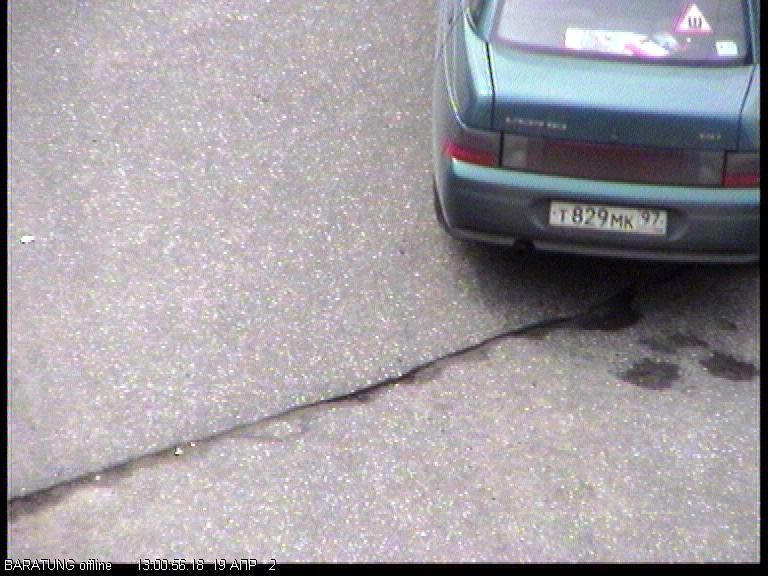
#> input picture PR/Images/1.jpg, 768 x 576 px; its folder holds only this picture in this run
$ python pr2.py
#> lines starting #> are read from the running program, lines starting #| are printed output that depends on the picture; after the words box and inside, x2 and y2 are one past the last pixel; in counts of white or black regions, pixels touching at a corner belong together
from pathlib import Path
import cv2 as cv
import numpy as np
import matplotlib.pyplot as plt

IMAGES_DIR = Path("PR/Images")
TEMPLATES_DIR = Path("PR/gosznak")

def load_image(imagePath: Path):
    """
    Загрузка и подготовка изображения для обработки.

    Аргументы:
    image_path (str): Путь к изображению.

    Возвращает:
    image (numpy.ndarray): Загруженное изображение.

    Исключения:
    ValueError: Если изображение не удалось загрузить.
    """
    image = cv.imread(str(imagePath))
#> image is the input picture: shape (576, 768, 3); mean B, G, R 160.1, 155, 159.4
    if image is None:
        raise ValueError("Could not load image")
    return image

# 1. Собираем список изображений
images = sorted(IMAGES_DIR.glob("*.jpg"))

for image_path in images:
    loaded_image = load_image(image_path)
 # grayscale
    gray = cv.cvtColor(loaded_image, cv.COLOR_BGR2GRAY)
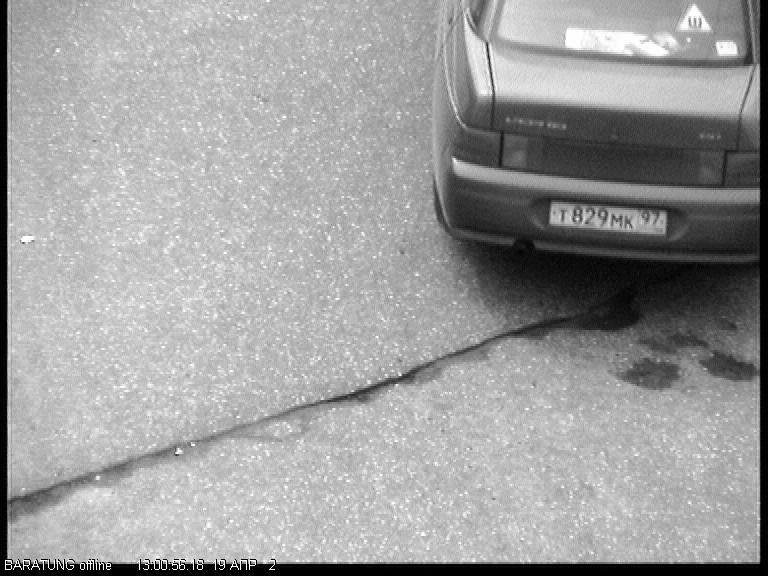
#> gray: shape (576, 768); min 0, max 255, mean 156.9

    # median blur
    median_filtered = cv.medianBlur(gray, 1)

    # binarization
    binarized = cv.adaptiveThreshold(
        median_filtered,
        255,
        cv.ADAPTIVE_THRESH_GAUSSIAN_C,  # или cv.ADAPTIVE_THRESH_MEAN_C
        cv.THRESH_BINARY,
        25,   # размер окна
        10    # константа
    )
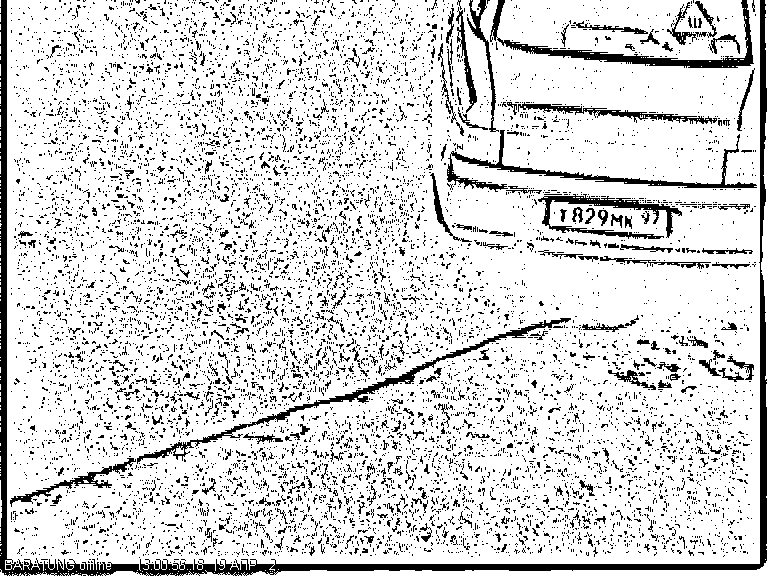
#> binarized: shape (576, 768); 84.5% white; 8913 black regions (8582 under 20 px), largest, box (x1, y1, x2, y2) and area: (0, 0, 767, 576) 12354, (490, 0, 754, 68) 2415, (137, 318, 571, 464) 2367

    # вывод
    plt.figure(figsize=(6, 6))
    plt.title(str(image_path))
    plt.imshow(binarized, cmap="gray")
    plt.axis("off")

plt.show()

$ run again, on PR/Images/6.jpg
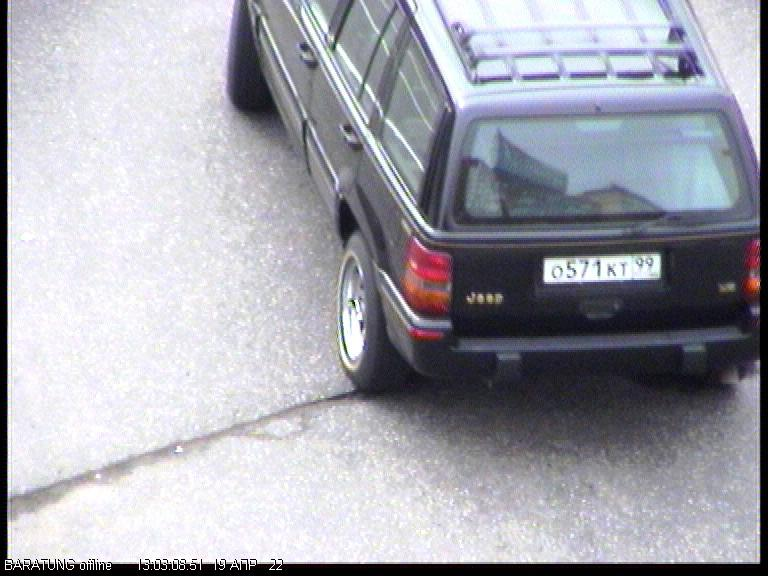
#> input picture PR/Images/6.jpg, 768 x 576 px
#> in load_image, image is the input picture: shape (576, 768, 3); mean B, G, R 173, 164.4, 163.9
#> `gray = cv.cvtColor(loaded_image, cv.COLOR_BGR2GRAY)`:
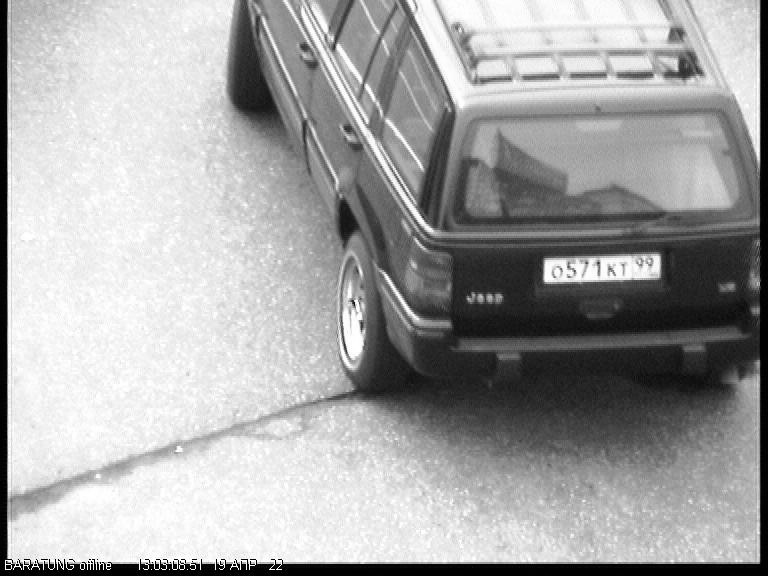
#> gray: shape (576, 768); min 0, max 255, mean 165.2
#> `binarized = cv.adaptiveThreshold( median_filtered, 255, cv.ADAPTIVE_TH..`:
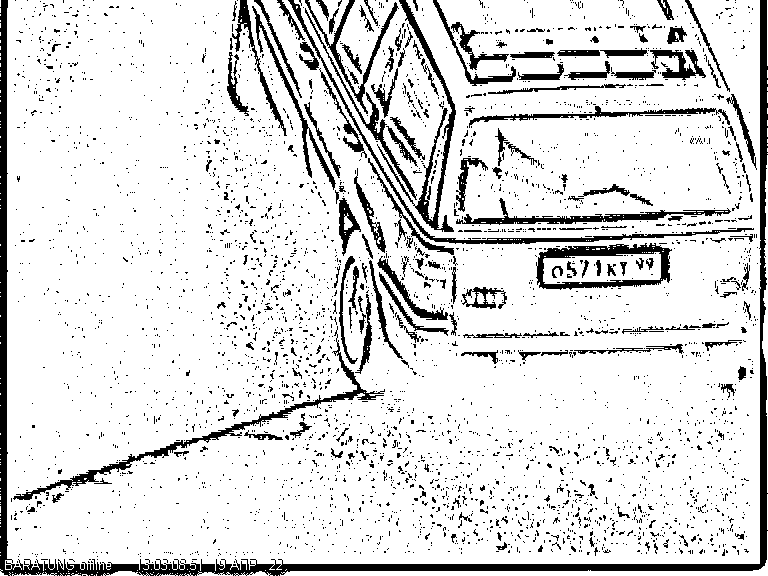
#> binarized: shape (576, 768); 86.8% white; 3526 black regions (3323 under 20 px), largest, box (x1, y1, x2, y2) and area: (0, 0, 768, 576) 13333, (13, 326, 385, 500) 2367, (536, 243, 672, 290) 2152

$ run again, on PR/Images/7.jpg
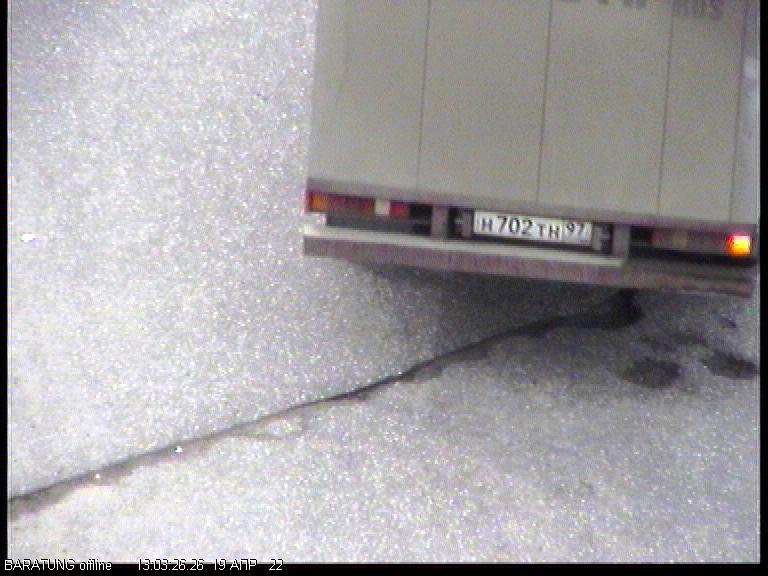
#> input picture PR/Images/7.jpg, 768 x 576 px
#> in load_image, image is the input picture: shape (576, 768, 3); mean B, G, R 163.6, 160.8, 163.5
#> `binarized = cv.adaptiveThreshold( median_filtered, 255, cv.ADAPTIVE_TH..`:
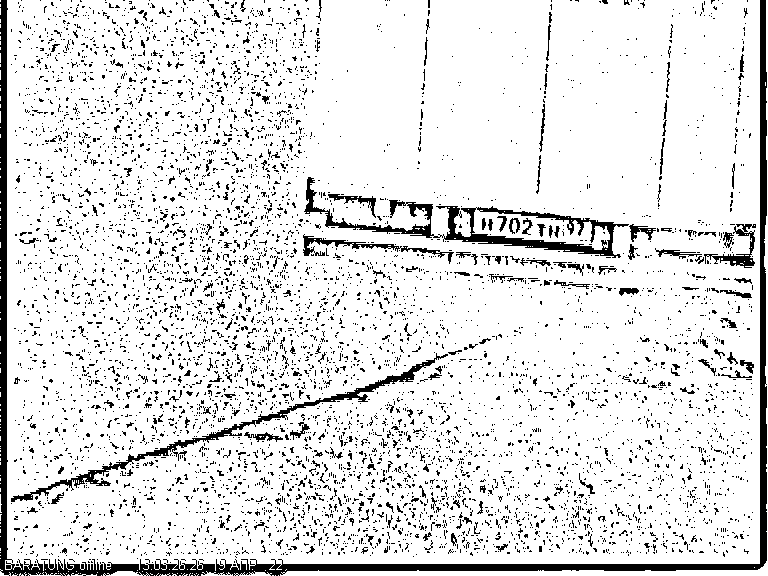
#> binarized: shape (576, 768); 88.6% white; 6031 black regions (5816 under 20 px), largest, box (x1, y1, x2, y2) and area: (0, 0, 767, 576) 13127, (304, 177, 629, 258) 3775, (11, 353, 448, 502) 2544

$ run again, on PR/Images/2.jpg
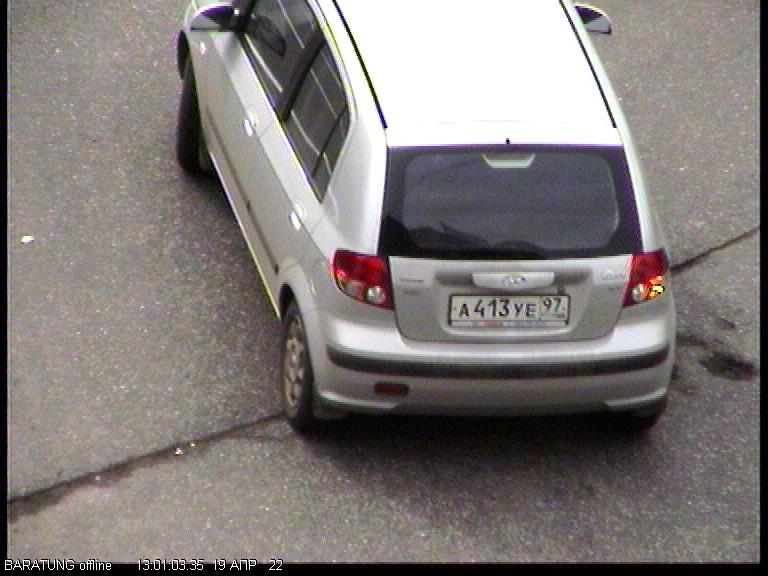
#> input picture PR/Images/2.jpg, 768 x 576 px
#> in load_image, image is the input picture: shape (576, 768, 3); mean B, G, R 120.8, 122.6, 129.1
#> `gray = cv.cvtColor(loaded_image, cv.COLOR_BGR2GRAY)`:
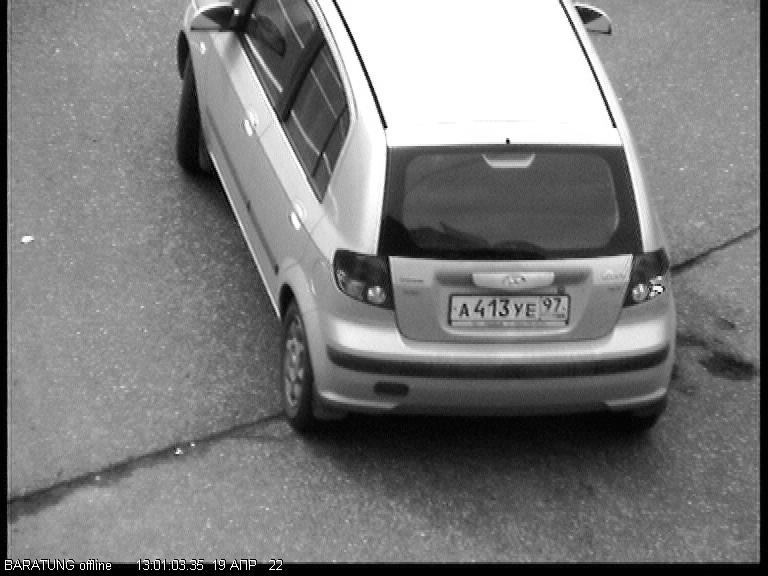
#> gray: shape (576, 768); min 0, max 255, mean 124.3
#> `binarized = cv.adaptiveThreshold( median_filtered, 255, cv.ADAPTIVE_TH..`:
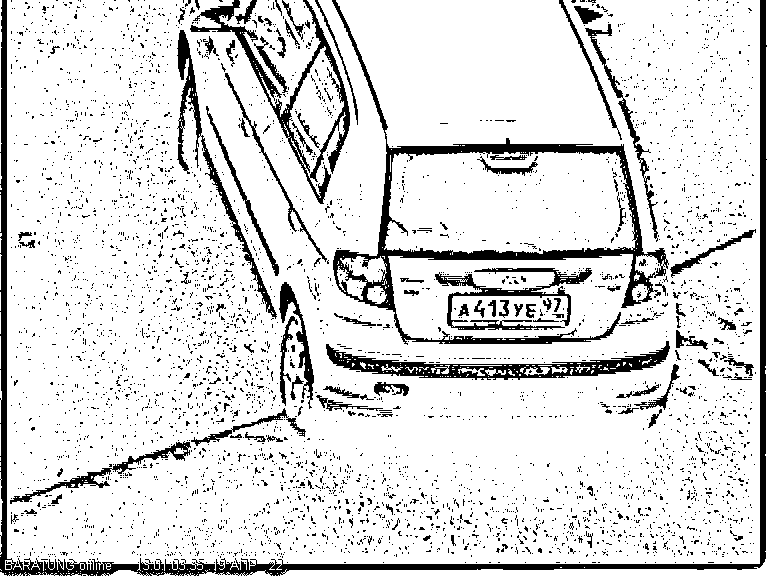
#> binarized: shape (576, 768); 86.4% white; 4251 black regions (4137 under 20 px), largest, box (x1, y1, x2, y2) and area: (0, 0, 767, 576) 12112, (332, 0, 669, 345) 9568, (326, 341, 670, 380) 3859
